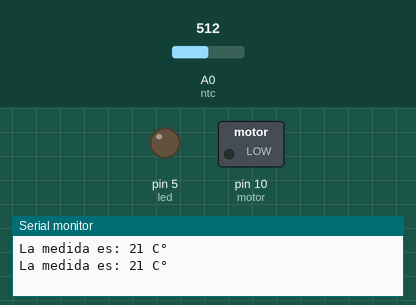
A sketch run on a simulated Arduino Uno, built with avr-gcc and run on an emulated ATmega328P. On the bench: switched loads named in the sketch (green lamp = pin HIGH), output pins drawn as LEDs (lit = HIGH), the last lines printed to the serial monitor. The inputs (shaded band) are chosen by the test bench; at power-on: A0 (ntc) = 512.

Above: at 1.8 s.
1.9 s: A0 (ntc) set to 429
4.2 s: A0 (ntc) set to 405
At 6.3 s:
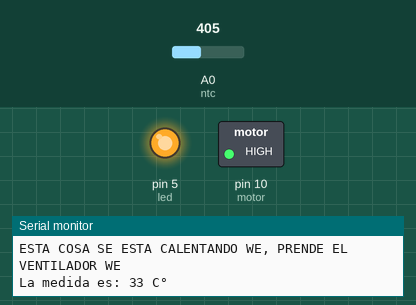
7.5 s: A0 (ntc) set to 511
At 10.2 s:
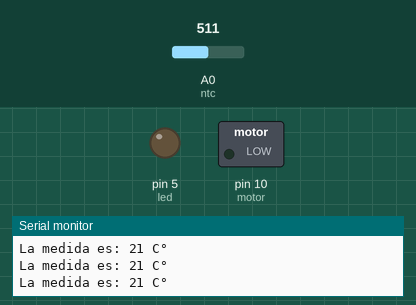
10.5 s: A0 (ntc) set to 306
At 12.7 s:
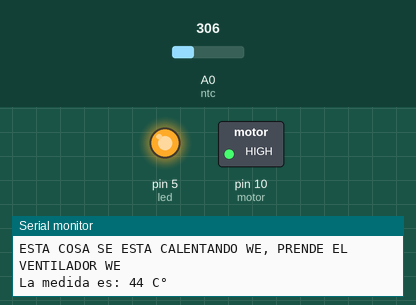
Timing chart, 0 to 14.2 s (numbered marks = the images above; inputs shaded):
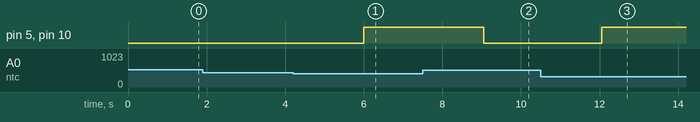

The sketch:

ejercicio4_mejorado.ino
```cpp
/*
 * EJERCICIO NO. 5 TERMOSTATO MEJORADO
 * ADAPTANDO UNA NUEVA MEJORA
 */
 #include<math.h>
 int led=5;
 int ntc=0;
 int motor=10;
 int medida=0;//limite de temperatura para prender el venti
 double nivel=31;
 //incluimos una nueva mejora, la cual nos permite mostrar la temperatura en grados C°
 // esto nos facilita comprender mejor la temperatura
double Thermister(int RawADC)
{
  double Temp;
Temp=log(((10240000/RawADC)-10000));
Temp=1/(0.001129148+(0.000234125+(0.000000876741*Temp*Temp))*Temp);
Temp=Temp-273.15;
return Temp*-1;
}
void setup() {
  // put your setup code here, to run once:
  pinMode(led,OUTPUT);
  pinMode(motor,OUTPUT);
  Serial.begin(9600);
}
void monitoriza()
{
  Serial.print("La medida es: ");
  Serial.print(medida);
  Serial.print(" C°");
  Serial.println(" ");
  delay(1000);
}

void loop() {
  // put your main code here, to run repeatedly:
  medida=Thermister(analogRead(ntc));
  monitoriza();
  if(medida>nivel)
  {
    Serial.println("ESTA COSA SE ESTA CALENTANDO WE, PRENDE EL VENTILADOR WE");
    digitalWrite(led,HIGH); // se enciede un aviso
    digitalWrite(motor,HIGH); //encendido del motor
  }
  else
  {
    digitalWrite(led,LOW);   // apagando aviso y tambien el motor
    digitalWrite(motor,LOW);
  }
}
```

Measured:
- the behaviour switches between 417 and 416 on A0 (ntc) (found by bisection; images 0 and 1)
- after the input at 4.2 s, pin 5 (led), pin 10 (motor): LOW → HIGH after 1.8 s
- after the input at 7.5 s, pin 5 (led), pin 10 (motor): HIGH → LOW after 1.6 s
- after the input at 10.5 s, pin 5 (led), pin 10 (motor): LOW → HIGH after 1.6 s
